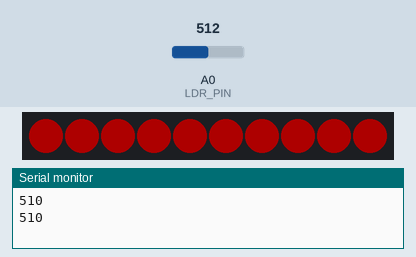
The sketch below on a simulated Arduino Uno, built with avr-gcc and run on an emulated ATmega328P. Shown: 10 RGB LEDs in strip order, left to right, the last lines printed to the serial monitor. The inputs (shaded band) are chosen by the test bench; at power-on: A0 (LDR_PIN) = 512. Dim RGB values are drawn brighter than linear.

Above: at 1.8 s.
1.9 s: A0 (LDR_PIN) set to 330
At 3.8 s:
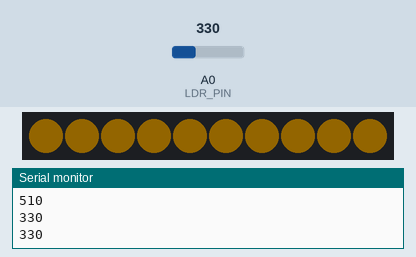
6.0 s: A0 (LDR_PIN) set to 122
At 7.8 s:
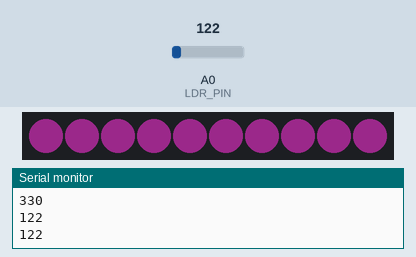
10.1 s: A0 (LDR_PIN) set to 265
At 13.8 s:
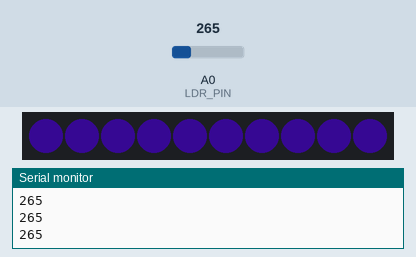
14.2 s: A0 (LDR_PIN) set to 350
At 16.7 s:
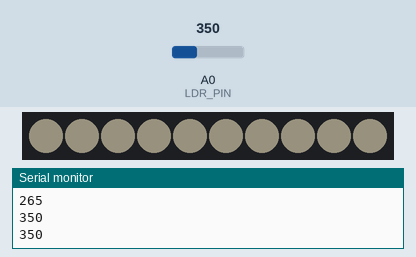
18.3 s: A0 (LDR_PIN) set to 160
At 20.8 s:
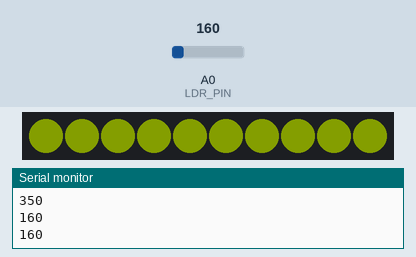
22.4 s: A0 (LDR_PIN) set to 75
At 24.3 s:
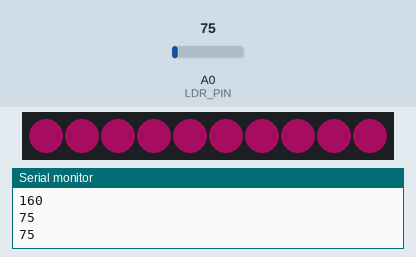
Timing chart, 0 to 25.8 s (numbered marks = the images above; inputs shaded):
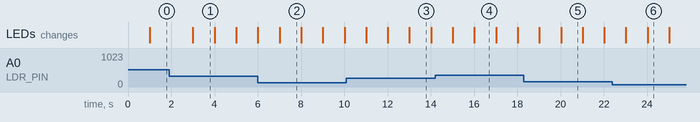

Measured:
- after the input at 1.9 s, the LEDs: change after 1.1 s (image 1)
- after the input at 6.0 s, the LEDs: first differ from a run without the input after 1.0 s (image 2)
- after the input at 10.1 s, the LEDs: first differ from a run without the input after 1.9 s (image 3 shows a later state)
- after the input at 14.2 s, the LEDs: first differ from a run without the input after 1.8 s (image 4)
- after the input at 18.3 s, the LEDs: first differ from a run without the input after 1.7 s (image 5)
- after the input at 22.4 s, the LEDs: first differ from a run without the input after 1.6 s (image 6)
- what the display in image 3 shows lasts 1.0 s, from 13.0 s to 14.0 s

The sketch:

Color_Assignment.ino
```cpp
// for NeoPixel
#include <Adafruit_NeoPixel.h>
#define LED_PIN    6
#define LED_COUNT 10
Adafruit_NeoPixel strip(LED_COUNT, LED_PIN, NEO_GRB + NEO_KHZ800);
int r=0, g=0, b=0;

// For LDR
#define LDR_PIN A0

void setup()
{
 // for NeoPixel
  strip.begin();
  strip.show();
  strip.setBrightness(50);
  // for LDR
 Serial.begin(9600);
}


void loop()
{
  int LDRValue = analogRead(LDR_PIN);
  if (LDRValue > 510) LDRValue=510;


//red
if ((LDRValue > 425) && (LDRValue <= 510)) r=r+.5*LDRValue;


if ((LDRValue > 340) && (LDRValue <= 425)) r=r+.5*LDRValue;


if ((LDRValue > 255) && (LDRValue <= 340)) g=g+.2*LDRValue;
if ((LDRValue > 255) && (LDRValue <= 340)) r=r+.3*LDRValue;


if ((LDRValue > 170) && (LDRValue <= 255)) g=g+.5*LDRValue;


if ((LDRValue > 85) && (LDRValue <= 170)) g=g+.25*LDRValue;
if ((LDRValue > 85) && (LDRValue <= 170)) b=b+LDRValue;


if ((LDRValue > 0) && (LDRValue <= 85)) r=r+LDRValue;
if ((LDRValue > 0) && (LDRValue <= 85)) b=b+2*LDRValue;


  Serial.println(LDRValue);

  // for NeoPixel
  strip.setPixelColor(0, r, g, b);
  strip.setPixelColor(1, r, g, b);
  strip.setPixelColor(2, r, g, b);
  strip.setPixelColor(3, r, g, b);
  strip.setPixelColor(4, r, g, b);
  strip.setPixelColor(5, r, g, b);
  strip.setPixelColor(6, r, g, b);
  strip.setPixelColor(7, r, g, b);
  strip.setPixelColor(8, r, g, b);
  strip.setPixelColor(9, r, g, b);


   delay (1000);
    strip.show();

}
```
